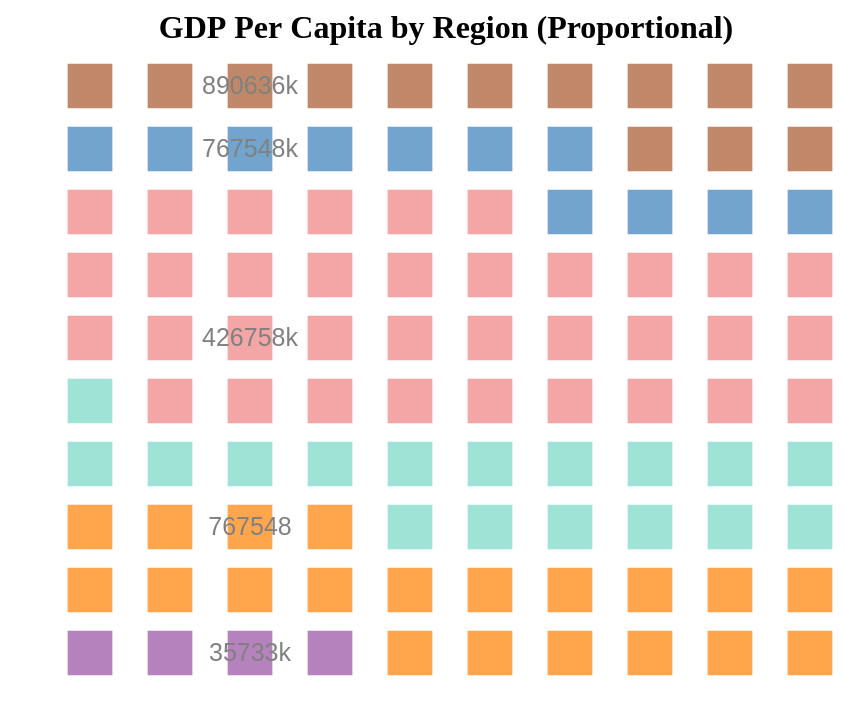

The specification (Vega-Lite) saved for this image:
### Vega-Lite specification from a JSON file in a GitHub repository (floating-point values rounded to 4 significant figures)
{"$schema": "https://vega.github.io/schema/vega-lite/v5.json", "description": "Waffle chart showing GDP per capita by region", "width": 400, "height": 315, "data": {"values": [{"Region": "Africa", "Square Count": 1, "row": 1, "column": 1}, {"Region": "Africa", "Square Count": 2, "row": 1, "column": 2}, {"Region": "Africa", "Square Count": 3, "row": 1, "column": 3}, {"Region": "Africa", "Square Count": 4, "row": 1, "column": 4}, {"Region": "Americas", "Square Count": 5, "row": 1, "column": 5}, {"Region": "Americas", "Square Count": 6, "row": 1, "column": 6}, {"Region": "Americas", "Square Count": 7, "row": 1, "column": 7}, {"Region": "Americas", "Square Count": 8, "row": 1, "column": 8}, {"Region": "Americas", "Square Count": 9, "row": 1, "column": 9}, {"Region": "Americas", "Square Count": 10, "row": 1, "column": 10}, {"Region": "Americas", "Square Count": 11, "row": 2, "column": 1}, {"Region": "Americas", "Square Count": 12, "row": 2, "column": 2}, {"Region": "Americas", "Square Count": 13, "row": 2, "column": 3}, {"Region": "Americas", "Square Count": 14, "row": 2, "column": 4}, {"Region": "Americas", "Square Count": 15, "row": 2, "column": 5}, {"Region": "Americas", "Square Count": 16, "row": 2, "column": 6}, {"Region": "Americas", "Square Count": 17, "row": 2, "column": 7}, {"Region": "Americas", "Square Count": 18, "row": 2, "column": 8}, {"Region": "Americas", "Square Count": 19, "row": 2, "column": 9}, {"Region": "Americas", "Square Count": 20, "row": 2, "column": 10}, {"Region": "Americas", "Square Count": 21, "row": 3, "column": 1}, {"Region": "Americas", "Square Count": 22, "row": 3, "column": 2}, {"Region": "Americas", "Square Count": 23, "row": 3, "column": 3}, {"Region": "Americas", "Square Count": 24, "row": 3, "column": 4}, {"Region": "Eastern Mediterranean", "Square Count": 25, "row": 3, "column": 5}, {"Region": "Eastern Mediterranean", "Square Count": 26, "row": 3, "column": 6}, {"Region": "Eastern Mediterranean", "Square Count": 27, "row": 3, "column": 7}, {"Region": "Eastern Mediterranean", "Square Count": 28, "row": 3, "column": 8}, {"Region": "Eastern Mediterranean", "Square Count": 29, "row": 3, "column": 9}, {"Region": "Eastern Mediterranean", "Square Count": 30, "row": 3, "column": 10}, {"Region": "Eastern Mediterranean", "Square Count": 31, "row": 4, "column": 1}, {"Region": "Eastern Mediterranean", "Square Count": 32, "row": 4, "column": 2}, {"Region": "Eastern Mediterranean", "Square Count": 33, "row": 4, "column": 3}, {"Region": "Eastern Mediterranean", "Square Count": 34, "row": 4, "column": 4}, {"Region": "Eastern Mediterranean", "Square Count": 35, "row": 4, "column": 5}, {"Region": "Eastern Mediterranean", "Square Count": 36, "row": 4, "column": 6}, {"Region": "Eastern Mediterranean", "Square Count": 37, "row": 4, "column": 7}, {"Region": "Eastern Mediterranean", "Square Count": 38, "row": 4, "column": 8}, {"Region": "Eastern Mediterranean", "Square Count": 39, "row": 4, "column": 9}, {"Region": "Eastern Mediterranean", "Square Count": 40, "row": 4, "column": 10}, {"Region": "Eastern Mediterranean", "Square Count": 41, "row": 5, "column": 1}, {"Region": "Europe", "Square Count": 42, "row": 5, "column": 2}, {"Region": "Europe", "Square Count": 43, "row": 5, "column": 3}, {"Region": "Europe", "Square Count": 44, "row": 5, "column": 4}, {"Region": "Europe", "Square Count": 45, "row": 5, "column": 5}, {"Region": "Europe", "Square Count": 46, "row": 5, "column": 6}, {"Region": "Europe", "Square Count": 47, "row": 5, "column": 7}, {"Region": "Europe", "Square Count": 48, "row": 5, "column": 8}, {"Region": "Europe", "Square Count": 49, "row": 5, "column": 9}, {"Region": "Europe", "Square Count": 50, "row": 5, "column": 10}, {"Region": "Europe", "Square Count": 51, "row": 6, "column": 1}, {"Region": "Europe", "Square Count": 52, "row": 6, "column": 2}, {"Region": "Europe", "Square Count": 53, "row": 6, "column": 3}, {"Region": "Europe", "Square Count": 54, "row": 6, "column": 4}, {"Region": "Europe", "Square Count": 55, "row": 6, "column": 5}, {"Region": "Europe", "Square Count": 56, "row": 6, "column": 6}, {"Region": "Europe", "Square Count": 57, "row": 6, "column": 7}, {"Region": "Europe", "Square Count": 58, "row": 6, "column": 8}, {"Region": "Europe", "Square Count": 59, "row": 6, "column": 9}, {"Region": "Europe", "Square Count": 60, "row": 6, "column": 10}, {"Region": "Europe", "Square Count": 61, "row": 7, "column": 1}, {"Region": "Europe", "Square Count": 62, "row": 7, "column": 2}, {"Region": "Europe", "Square Count": 63, "row": 7, "column": 3}, {"Region": "Europe", "Square Count": 64, "row": 7, "column": 4}, {"Region": "Europe", "Square Count": 65, "row": 7, "column": 5}, {"Region": "Europe", "Square Count": 66, "row": 7, "column": 6}, {"Region": "Europe", "Square Count": 67, "row": 7, "column": 7}, {"Region": "Europe", "Square Count": 68, "row": 7, "column": 8}, {"Region": "Europe", "Square Count": 69, "row": 7, "column": 9}, {"Region": "Europe", "Square Count": 70, "row": 7, "column": 10}, {"Region": "Europe", "Square Count": 71, "row": 8, "column": 1}, {"Region": "Europe", "Square Count": 72, "row": 8, "column": 2}, {"Region": "Europe", "Square Count": 73, "row": 8, "column": 3}, {"Region": "Europe", "Square Count": 74, "row": 8, "column": 4}, {"Region": "Europe", "Square Count": 75, "row": 8, "column": 5}, {"Region": "Europe", "Square Count": 76, "row": 8, "column": 6}, {"Region": "South-East Asia", "Square Count": 77, "row": 8, "column": 7}, {"Region": "South-East Asia", "Square Count": 78, "row": 8, "column": 8}, {"Region": "South-East Asia", "Square Count": 79, "row": 8, "column": 9}, {"Region": "South-East Asia", "Square Count": 80, "row": 8, "column": 10}, {"Region": "South-East Asia", "Square Count": 81, "row": 9, "column": 1}, {"Region": "South-East Asia", "Square Count": 82, "row": 9, "column": 2}, {"Region": "South-East Asia", "Square Count": 83, "row": 9, "column": 3}, {"Region": "South-East Asia", "Square Count": 84, "row": 9, "column": 4}, {"Region": "South-East Asia", "Square Count": 85, "row": 9, "column": 5}, {"Region": "South-East Asia", "Square Count": 86, "row": 9, "column": 6}, {"Region": "South-East Asia", "Square Count": 87, "row": 9, "column": 7}, {"Region": "Western Pacific", "Square Count": 88, "row": 9, "column": 8}, {"Region": "Western Pacific", "Square Count": 89, "row": 9, "column": 9}, {"Region": "Western Pacific", "Square Count": 90, "row": 9, "column": 10}, {"Region": "Western Pacific", "Square Count": 91, "row": 10, "column": 1}, {"Region": "Western Pacific", "Square Count": 92, "row": 10, "column": 2}, {"Region": "Western Pacific", "Square Count": 93, "row": 10, "column": 3}, {"Region": "Western Pacific", "Square Count": 94, "row": 10, "column": 4}, {"Region": "Western Pacific", "Square Count": 95, "row": 10, "column": 5}, {"Region": "Western Pacific", "Square Count": 96, "row": 10, "column": 6}, {"Region": "Western Pacific", "Square Count": 97, "row": 10, "column": 7}, {"Region": "Western Pacific", "Square Count": 98, "row": 10, "column": 8}, {"Region": "Western Pacific", "Square Count": 99, "row": 10, "column": 9}, {"Region": "Western Pacific", "Square Count": 100, "row": 10, "column": 10}]}, "layer": [{"mark": {"type": "square", "size": 500}, "encoding": {"x": {"field": "column", "type": "quantitative", "axis": null}, "y": {"field": "row", "type": "quantitative", "axis": null}, "color": {"field": "Region", "type": "nominal", "legend": null, "scale": {"domain": ["Eastern Mediterranean", "Africa", "Americas", "Europe", "South-East Asia", "Western Pacific"], "range": ["#76D7C4", "#984ea3", "#ff7f00", "#F08080", "#377eb8", "#a65628"]}}, "tooltip": [{"field": "Region"}]}, "title": {"text": "GDP Per Capita by Region (Proportional)", "dx": 18, "orient": "top", "font": "Futura", "fontSize": 16, "anchor": "middle", "offset": 10}}, {"mark": "text", "transform": [{"filter": "datum.Region === 'Europe' && datum.row === 6 && datum.column === 3"}], "encoding": {"x": {"field": "column", "type": "quantitative"}, "y": {"field": "row", "type": "quantitative"}, "text": {"value": "426758k"}, "size": {"value": 12.5}, "color": {"value": "gray"}}}, {"mark": "text", "transform": [{"filter": "datum.Region === 'Africa' && datum.row === 1 && datum.column === 3"}], "encoding": {"x": {"field": "column", "type": "quantitative"}, "y": {"field": "row", "type": "quantitative"}, "text": {"value": "35733k"}, "size": {"value": 12.5}, "color": {"value": "gray"}}}, {"mark": "text", "transform": [{"filter": "datum.Region === 'Americas' && datum.row === 3 && datum.column === 3"}], "encoding": {"x": {"field": "column", "type": "quantitative"}, "y": {"field": "row", "type": "quantitative"}, "text": {"value": "767548"}, "size": {"value": 12.5}, "color": {"value": "gray"}}}, {"mark": "text", "transform": [{"filter": "datum.Region === 'South-East Asia' && datum.row === 9 && datum.column === 3"}], "encoding": {"x": {"field": "column", "type": "quantitative"}, "y": {"field": "row", "type": "quantitative"}, "text": {"value": "767548k"}, "size": {"value": 12.5}, "color": {"value": "gray"}}}, {"mark": "text", "transform": [{"filter": "datum.Region === 'Western Pacific' && datum.row === 10 && datum.column === 3"}], "encoding": {"x": {"field": "column", "type": "quantitative"}, "y": {"field": "row", "type": "quantitative"}, "text": {"value": "890636k"}, "size": {"value": 12.5}, "color": {"value": "gray"}}}, {"mark": "text", "transform": [{"filter": "datum.Region === 'Eastern Mediterennean' && datum.row === 4 && datum.column === 3"}], "encoding": {"x": {"field": "column", "type": "quantitative"}, "y": {"field": "row", "type": "quantitative"}, "text": {"value": "270847k"}, "size": {"value": 12.5}, "color": {"value": "gray"}}}], "config": {"style": {"cell": {"stroke": "transparent"}}}}
